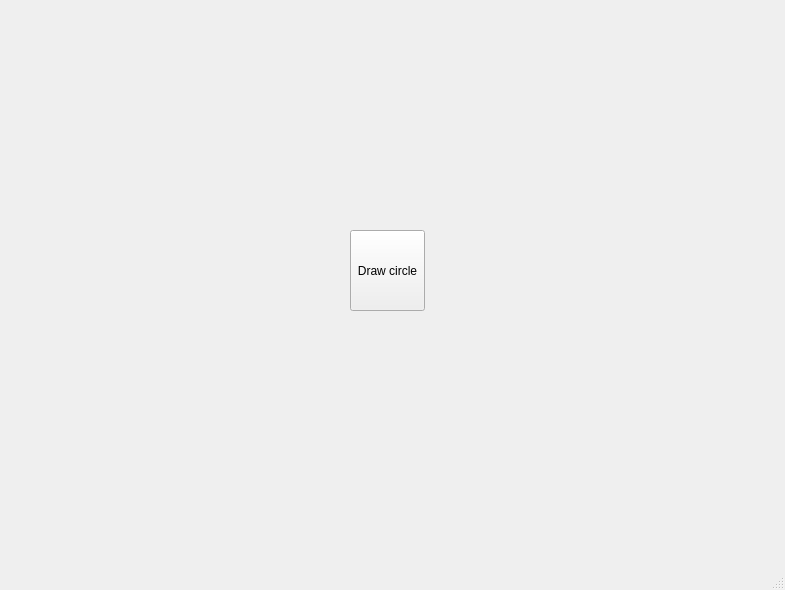
<?xml version="1.0" encoding="UTF-8"?>
<ui version="4.0">
 <class>MainWindow</class>
 <widget class="QMainWindow" name="MainWindow">
  <property name="geometry">
   <rect>
    <x>0</x>
    <y>0</y>
    <width>785</width>
    <height>590</height>
   </rect>
  </property>
  <property name="windowTitle">
   <string>MainWindow</string>
  </property>
  <widget class="QWidget" name="centralwidget">
   <property name="enabled">
    <bool>true</bool>
   </property>
   <widget class="QPushButton" name="pushButton">
    <property name="geometry">
     <rect>
      <x>350</x>
      <y>230</y>
      <width>75</width>
      <height>81</height>
     </rect>
    </property>
    <property name="text">
     <string>Draw circle</string>
    </property>
   </widget>
  </widget>
  <widget class="QMenuBar" name="menubar">
   <property name="geometry">
    <rect>
     <x>0</x>
     <y>0</y>
     <width>785</width>
     <height>21</height>
    </rect>
   </property>
  </widget>
  <widget class="QStatusBar" name="statusbar"/>
 </widget>
 <resources/>
 <connections/>
</ui>
